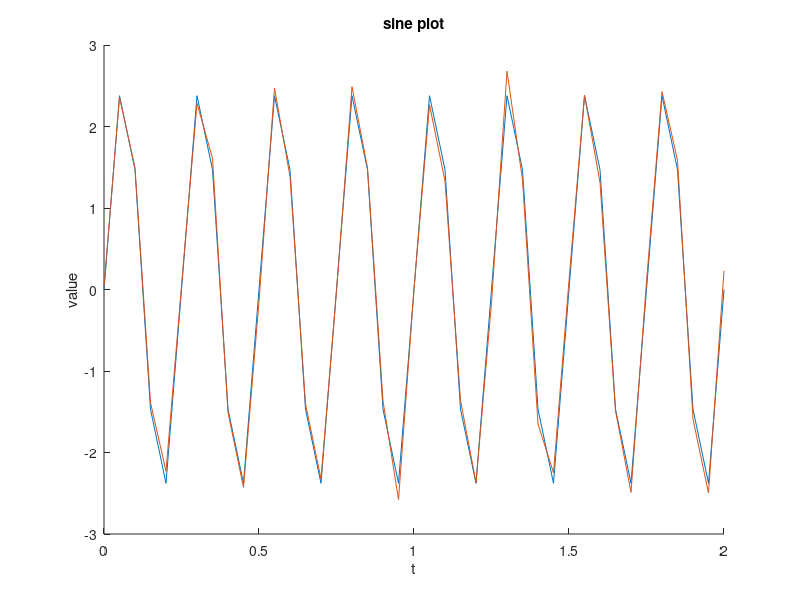

Here is the MATLAB script that generated this plot: (Note: this script raises an error after producing the figure.)
clear all; close all; clc;
f=4;
A=2.5;
t=[0:0.05:2];

%function 
y1 = A*sin(2*pi*f*t);
average = 0;
deviation = 0.1;

%noise function
noise = average + deviation*randn(1, length(t));
y2=y1+noise;

%plot
hold on;
xlabel('t');
ylabel('value');
plot(t,y1);
plot(t,y2);
title('sine plot');

clear all; clc; close all;

%loading signal
load("signal.mat");
t = t_and_s(:,1);
s1 = t_and_s(:,2);

s2 = f_scale(s1);
hold on;
plot(t,s1);
plot(t,s2)